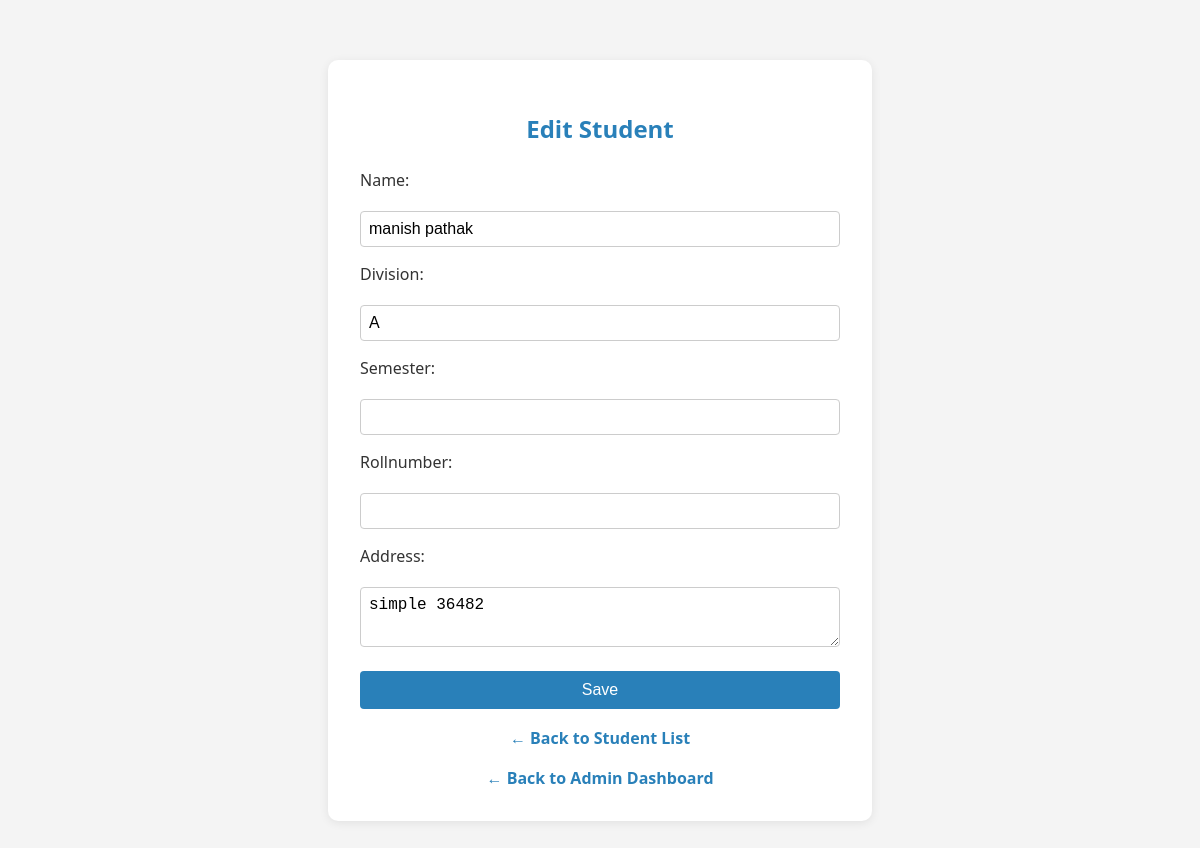
Screenshot of /students/30/edit/ (signed in) with the database file from the repository.
### student/student_crud_models.py (models this page shows, shortened)
class Student(models.Model):
    name = models.CharField(max_length=100)
    roll_number = models.CharField(max_length=20, unique=True)
    grade = models.ForeignKey(Grade, on_delete=models.CASCADE)
    stream = models.ForeignKey(Stream, on_delete=models.SET_NULL, null=True, blank=True)
    division = models.CharField(max_length=10, help_text="e.g., A, B, C")
    address = models.TextField()
    phone = models.CharField(max_length=10, blank=True)
    email = models.EmailField(blank=True)
    date_of_birth = models.DateField(null=True, blank=True)
    created_at = models.DateTimeField(default=timezone.now)
    updated_at = models.DateTimeField(auto_now=True)
    class Meta:
        ordering = ['grade', 'division', 'name']

### student/student_crud_views.py (the view, shortened to what this page needs)
# urls.py: path('students/<int:pk>/edit/', student_update, name='student_update'),
@login_required
@user_passes_test(is_admin)
def student_update(request, pk):
    student = get_object_or_404(Student, pk=pk)
    grades = Grade.objects.all()
    streams = Stream.objects.all()
    if streams.count() == 0:
        Stream.objects.get_or_create(name='science')
        Stream.objects.get_or_create(name='commerce')
        Stream.objects.get_or_create(name='humanities')
        streams = Stream.objects.all()
    context = {
        'student': student,
        'grades': grades,
        'streams': streams,
    }
    return render(request, 'student/student_form.html', context)

### student/student_crud_views.py (called while the page is built)
def is_admin(user):
    return user.is_staff

### STUDENT_MANAGEMENT_SYSTEM/STUDENT_MANAGEMENT_SYSTEM/STUDENT_MANAGEMENT_SYSTEM/student/templates/student/student_form.html (shortened to what this page needs)
<html>
<head>
</head>
<body>
    <div class="container">
        <h2>{% if student %}Edit{% else %}Add{% endif %} Student</h2>
        <form method="post">
            <label>Name:</label>
            <input type="text" name="name" value="{{ student.name|default:'' }}" required>
            <label>Division:</label>
            <input type="text" name="division" value="{{ student.division|default:'' }}" required>
            <label>Semester:</label>
            <input type="number" name="semester" value="{{ student.semester|default:'' }}" required>
            <label>Rollnumber:</label>
            <input type="text" name="rollnumber" value="{{ student.rollnumber|default:'' }}" required>
            <label>Address:</label>
            <textarea name="address" required>{{ student.address|default:'' }}</textarea>
            <input type="submit" value="Save" class="btn">
        </form>
        <a href="{% url 'student_list' %}" class="back-btn">&#8592; Back to Student List</a>
        <a href="/admindashboard/" class="back-btn">&#8592; Back to Admin Dashboard</a>
    </div>
</body>
</html>

### STUDENT_MANAGEMENT_SYSTEM/STUDENT_MANAGEMENT_SYSTEM/STUDENT_MANAGEMENT_SYSTEM/student/templates/student/student_form.html (style rules this page uses)
body { font-family: 'Segoe UI', sans-serif; background: #f4f4f4; margin: 0; padding: 0; }
.container { max-width: 480px; margin: 60px auto; background: #fff; border-radius: 10px; box-shadow: 0 2px 10px rgba(0,0,0,0.08); padding: 32px; }
h2 { color: #2980b9; margin-bottom: 24px; text-align: center; }
form { display: flex; flex-direction: column; gap: 16px; }
label { font-weight: 500; color: #333; margin-bottom: 4px; }
input, textarea { padding: 8px; border-radius: 4px; border: 1px solid #ccc; font-size: 1rem; }
textarea { resize: vertical; min-height: 60px; }
.btn { background: #2980b9; color: #fff; border: none; border-radius: 4px; padding: 10px 0; font-size: 1rem; cursor: pointer; margin-top: 8px; }
.back-btn { display: block; margin-top: 18px; color: #2980b9; text-decoration: none; font-weight: bold; text-align: center; }

### rows the page displays
Student: name "manish pathak", division "A", address "simple 36482"
